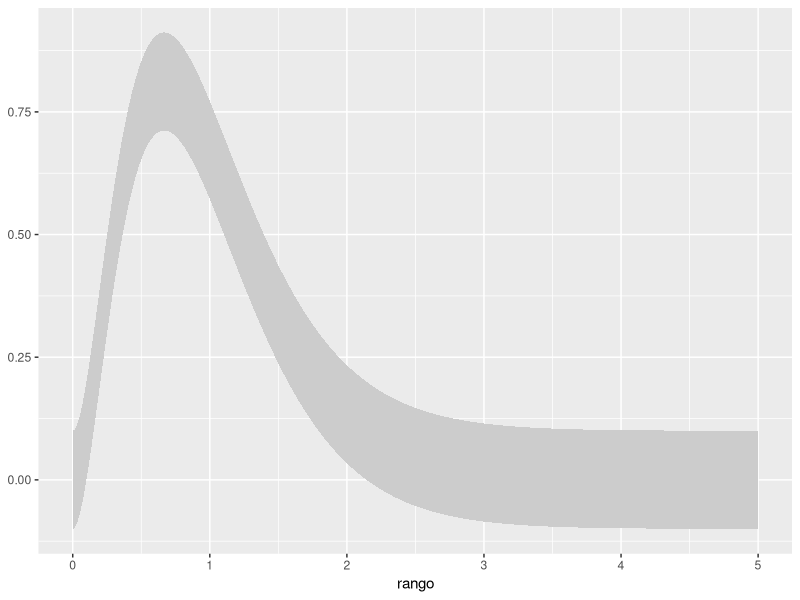
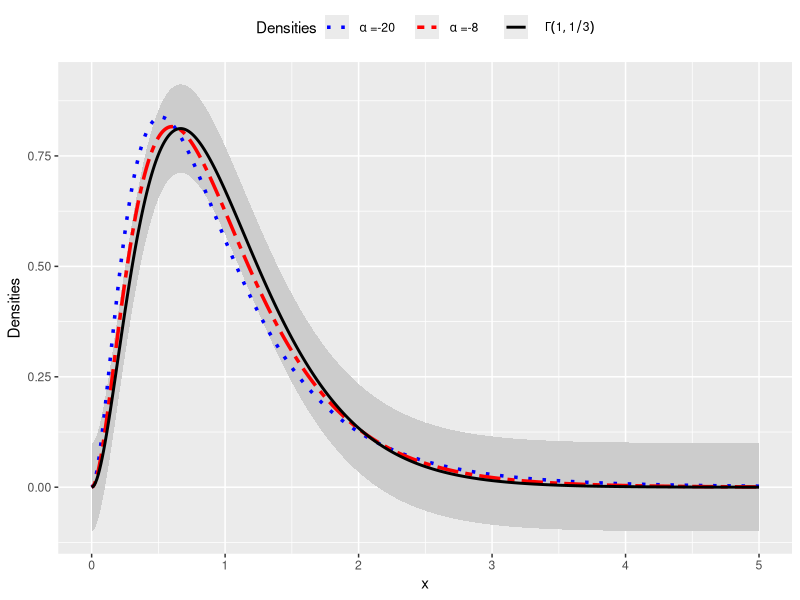

The R source for these figures, in order: (Note: this script raises an error after producing the figures.)
library("ggplot2")

############################################################################
#### DEFINE DENSIDAD GI0 CONSIDERANDO ESPERANZA 1
#### alfa=-gamma-1
GI2<-function(z,alfap,L)
{L^L*gamma(L - alfap)/((-alfap - 1)^alfap*gamma(L)*gamma(-alfap))*z^( L - 1)/((-alfap - 1) + L*z)^(L - alfap)}
############################################################################

epsilon<-0.1

L<-3
alpha1<--8
alpha2<--20
alpha.ga<-"ga"

alfa1.fact<-as.factor(alpha1)
alfa2.fact<-as.factor(alpha2)
alfaGa.fact<-as.factor(alpha.ga)

rango<-seq(0,5,0.01)
gi.1<-data.frame(L=L,alfa=alfa1.fact,rango=rango,GI=GI2(rango,alpha1,L))
gi.2<-data.frame(L=L,alfa=alfa2.fact,rango=rango,GI=GI2(rango,alpha2,L))

#gi.ga<-data.frame(L=L,alfa=alfaGa.fact,rango=rango,GI.ga=dgamma(rango,shape=L,scale=1/L))

gi.ga<-data.frame(L=L,alfa=alfaGa.fact,rango=rango,GI=dgamma(rango,shape=L,scale=1/L))


head(gi.1)
head(gi.2)
head(gi.ga)

df<-rbind(gi.1,gi.2,gi.ga)
head(df)
View(df)

df2<-cbind(gi.ga,GI.1=GI2(rango,alpha1,L),GI.2=GI2(rango,alpha2,L))
head(df2)
#View(df2)

Gi.ga<-rep(dgamma(rango,shape=L,scale=1/L),3)

df3<-cbind(df,Gi.ga)
head(df3)

##########################################################
windows(width=5, height=4, rescale="fit")

d1<-data.frame(x1=GI2(rango,alpha1,L))
d2<-data.frame(x2=GI2(rango,alpha2,L))
d3<-data.frame(x3=dgamma(rango,shape=L,scale=1/L))

p2<-ggplot(df3,aes(x=rango))+
  geom_ribbon(aes(ymin = Gi.ga - epsilon, ymax = Gi.ga + epsilon), fill = "grey80") 

p2

p2+geom_line(data = d1, aes(rango,y = x1, colour = "Set 1", linetype = "Set 1"),size=1.2) +
  geom_line(data = d2, aes(rango,y = x2, colour = "Set 2", linetype = "Set 2"),size=1.2) +
  geom_line(data = d3, aes(rango,y = x3, colour = "Set 3", linetype = "Set 3"),size=1) +
  #scale_x_continuous(limits=c(0,10), breaks=seq(0,10,.5))             +
  labs(x="X-axis Label", y="Y-axis Label")                            +
  scale_colour_manual(name = "Densities", 
                      values = c("Set 1" ="blue", "Set 2" = "red","Set 3"="black"),
                      labels = c(expression(paste(" ",alpha," =-20    ")), 
                                 expression(paste(" ",alpha," =-8      ")), 
                                 expression(paste("   ", Gamma(1,1/3)))))+
  scale_linetype_manual(name = "Densities", values = c("Set 1" ="dotted", "Set 2" = "twodash","Set 3"="solid"),
                        labels = c(expression(paste(" ",alpha," =-20    ")), 
                                   expression(paste(" ",alpha," =-8      ")),
                                   expression(paste("   ", Gamma(1,1/3)))))+
  labs(x="x", y = "Densities")+
  theme(legend.position="top")
#######################################################################
#PDF
trellis.device("pdf", file=graf.alfa.pdf,col = T, width=6, height=4)
print(graf.alfas+plog)
dev.off()
